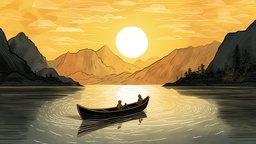
#> input picture 算法实验/CV/直方图均衡化&滤波/work2-3/big_image.jpg, 256 x 144 px, shrunk from 1024 x 574 before the run
$ python NC.py
#> lines starting #> are read from the running program, lines starting #| are printed output that depends on the picture; after the words box and inside, x2 and y2 are one past the last pixel; in counts of white or black regions, pixels touching at a corner belong together
import cv2
import sys
import numpy as np
import matplotlib.pyplot as plt

def load_image(image_path):
    """使用 OpenCV 加载图像并转换为 NumPy 数组"""
#> called with image_path = 'big_image.jpg'
    return cv2.imread(image_path)
#> returned value is the input picture: shape (144, 256, 3); mean B, G, R 81, 137.6, 163
#> call 2 of load_image, with image_path = 'small_image.jpg'
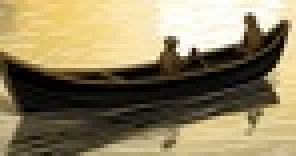
#> input picture 算法实验/CV/直方图均衡化&滤波/work2-3/small_image.jpg, 74 x 39 px, shrunk from 295 x 157 before the run (shown 4 times larger)
#> in load_image, returned value is the input picture: shape (39, 74, 3); mean B, G, R 97.5, 130.3, 143.5

def match_template(big_image, small_image):
    """实现模板匹配，返回响应图"""
    big_h, big_w, _ = big_image.shape
#> big_h = 144; big_w = 256
    small_h, small_w, _ = small_image.shape
#> small_h = 39; small_w = 74

    # 初始化响应图
    response_map = np.zeros((big_h - small_h + 1, big_w - small_w + 1))

    # 计算小图的均值和标准差
    small_mean = np.mean(small_image)
#> small_mean = 123.8
    small_std = np.std(small_image)
#> small_std = 88.66

    total_iterations = (big_h - small_h + 1) * (big_w - small_w + 1)
#> total_iterations = 19398

    for y in range(big_h - small_h + 1):
        for x in range(big_w - small_w + 1):
            # 获取当前窗口
            window = big_image[y:y + small_h, x:x + small_w]

            # 计算窗口的均值和标准差
            window_mean = np.mean(window)
            window_std = np.std(window)

            # 计算归一化相关性
            numerator = np.sum((window - window_mean) * (small_image - small_mean))
            denominator = window_std * small_std

            if denominator != 0:
                response_map[y, x] = numerator / denominator

            # 打印进度：每处理 1% 时更新进度条
            current_iteration = y * (big_w - small_w + 1) + x + 1
            if current_iteration % (total_iterations // 100) == 0:  # 每处理 1% 时打印
                progress = current_iteration / total_iterations * 100
                bar_length = 50  # 条形图的长度
                block = int(round(bar_length * progress / 100))
                progress_bar = f"\r进度: [{'#' * block}{'-' * (bar_length - block)}] {progress:.2f}%"
                sys.stdout.write(progress_bar)
                sys.stdout.flush()
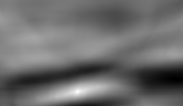
#> response_map: shape (106, 183) float64; min -4097.3, max 8585.1, mean 1338.7; drawn with min black and max white
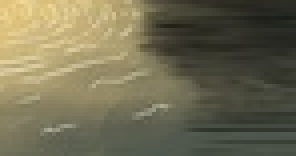
#> window: shape (39, 74, 3) (shown 4 times larger); mean B, G, R 83.1, 108.8, 113.5

    print()  # 换行以避免与后续输出重叠
    return response_map


def min_max_loc(response_map):
    """查找响应图中的最小值和最大值及其位置"""
    min_val = np.min(response_map)
#> min_val = -4097.3
    max_val = np.max(response_map)
#> max_val = 8585.1
    min_loc = np.unravel_index(np.argmin(response_map), response_map.shape)
#> min_loc = (78, 175)
    max_loc = np.unravel_index(np.argmax(response_map), response_map.shape)
#> max_loc = (91, 77)

    return min_val, max_val, min_loc, max_loc

# 载入彩色图像
big_image = load_image('big_image.jpg')
small_image = load_image('small_image.jpg')

# 计算响应图
response_map = match_template(big_image, small_image)

# 找到响应图中的最大值及其位置
min_val, max_val, min_loc, max_loc = min_max_loc(response_map)
#> min_val = -4097.3; max_val = 8585.1; min_loc = (78, 175); max_loc = (91, 77)

# 在大图上标记匹配区域
top_left = max_loc
#> top_left = (91, 77)
h, w, _ = small_image.shape
#> h = 39; w = 74
bottom_right = (top_left[0] + h, top_left[1] + w)
#> bottom_right = (130, 151)

# 绘制矩形标记匹配区域
big_image_with_match = big_image.copy()
cv2.rectangle(big_image_with_match, top_left[::-1], bottom_right[::-1], (0, 0, 255), 2)
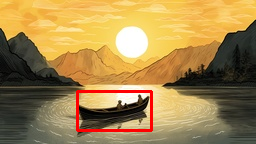
#> big_image_with_match: shape (144, 256, 3); 1.83% of pixels changed, all inside (x1, y1, x2, y2) = (76, 90, 153, 132)

# 显示结果
plt.figure(figsize=(15, 5))

plt.subplot(1, 3, 1)
plt.title('Big Image with Match')
plt.imshow(cv2.cvtColor(big_image_with_match, cv2.COLOR_BGR2RGB))  # 转换为 RGB
plt.axis('off')

plt.subplot(1, 3, 2)
plt.title('Small Image (Template)')
plt.imshow(cv2.cvtColor(small_image, cv2.COLOR_BGR2RGB))  # 转换为 RGB
plt.axis('off')

plt.subplot(1, 3, 3)
plt.title('Response Map')
plt.imshow(response_map, cmap='hot')
plt.colorbar()
plt.axis('off')

plt.show()
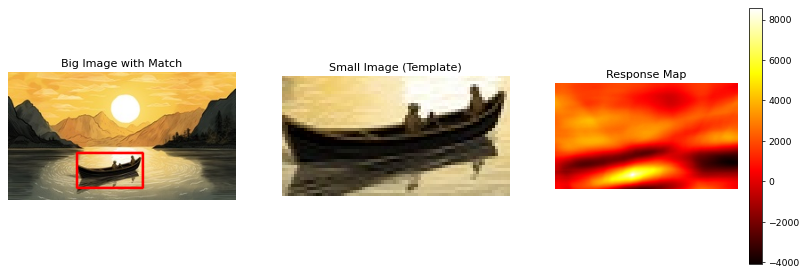
#> figure drawn by matplotlib, 4 panels
